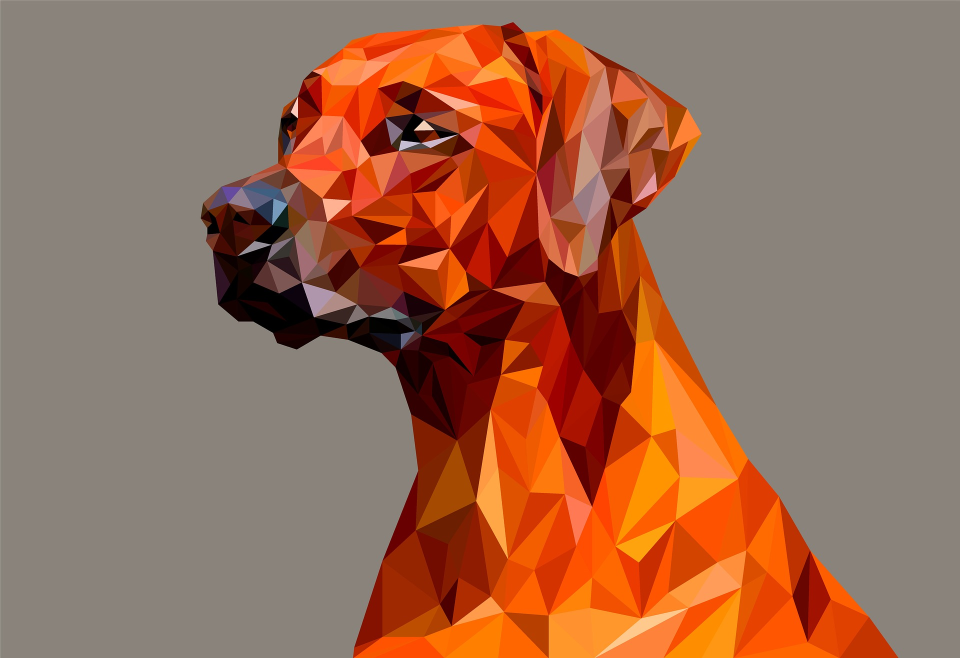
#> input picture images/dog.jpg, 1920 x 1316 px, found by its file name (shown at 1/2 size)
$ jupyter execute preprocess_image.ipynb   (shell and % lines are left out)
#> lines starting #> are read from the running program, lines starting #| are printed output that depends on the picture; after the words box and inside, x2 and y2 are one past the last pixel; in counts of white or black regions, pixels touching at a corner belong together
<a href="https://colab.research.google.com/github/JaledMC/Learning-Artificial-Vision/blob/master/preprocess_image.ipynb" target="_parent"></a>

## Smoothing the image

Sometimes, smoothing the borders to prevent noise on the eges is needed.

[cell 1]
#Import the libraries

import cv2
import numpy as np
import matplotlib.pyplot as plt

## Download images

To use the github images, first download the image to local folder.

[cell 2]
from PIL import Image
import requests
from io import BytesIO

response = requests.get('https://raw.githubusercontent.com/JaledMC/Learning-Artificial-Vision/master/images/dog.jpg')
img = Image.open(BytesIO(response.content))
#> img is the input picture: PIL image 1920x1316 RGB; mean R, G, B 155.1, 106.1, 82.3
img.save("origami.png")
# Represent the image
fig, axes = plt.subplots(1, 1, figsize=(8, 8))
axes.imshow(img)
axes.set_title('Original')
plt.axis("off");

image = cv2.imread('origami.png')
image = cv2.cvtColor(image, cv2.COLOR_BGR2RGB)
image_gray = cv2.cvtColor(image, cv2.COLOR_BGR2GRAY)
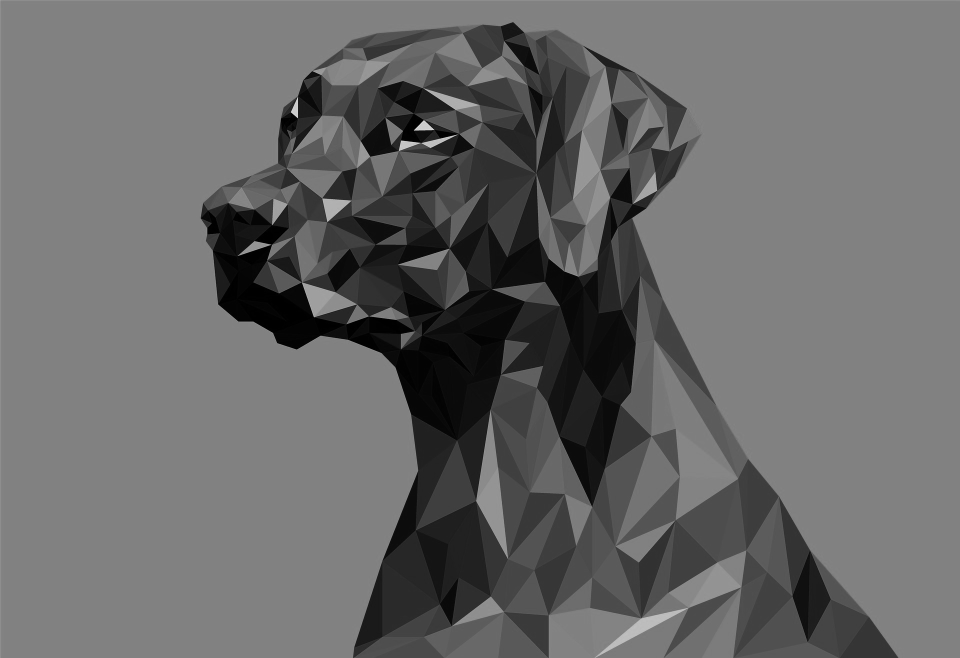
#> image_gray: shape (1316, 1920) (shown at 1/2 size); min 0, max 243, mean 104.3

[cell 3]
# low pass filter smooth the image changing the values for the kernel area average
kernel = np.ones((15, 15),np.float32)/225 # area to calculate the average
smoothed = cv2.filter2D(image,-1, kernel)  # src, depth(-1 same as the src), area
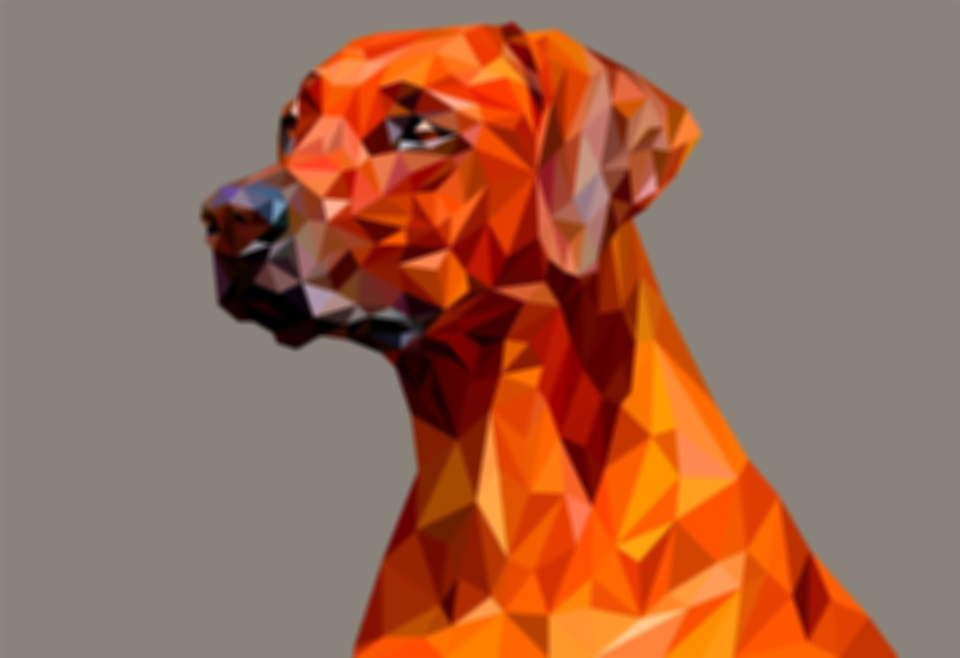
#> smoothed: shape (1316, 1920, 3) (shown at 1/2 size); mean R, G, B 155.1, 106.1, 82.2
# same concept with gaussian operation
blur = cv2.GaussianBlur(image, (15, 15), 0)  # src, area, deviation
# central element of the kernel is changedwith the median value of the area
median = cv2.medianBlur(image, 15)  # src, area
# like gaussian, but transform only pixels with same intensity values. Because of that,
# is highly effective in noise removal while keeping edges sharp
bilateral = cv2.bilateralFilter(image, 15, 75, 75)

"""d	Diameter of each pixel neighborhood that is used during filtering. If it is non-positive, it is computed from sigmaSpace.
sigmaColor	Filter sigma in the color space. A larger value of the parameter means that farther colors within the pixel neighborhood (see sigmaSpace) will be mixed together, resulting in larger areas of semi-equal color.
sigmaSpace	Filter sigma in the coordinate space. A larger value of the parameter means that farther pixels will influence each other as long as their colors are close enough (see sigmaColor ). When d>0, it specifies the neighborhood size regardless of sigmaSpace. Otherwise, d is proportional to sigmaSpace.
"""
fig, axes = plt.subplots(1, 4, figsize=(24, 24))
axes[0].imshow(smoothed, cmap='gray', vmin=0, vmax=255)
axes[0].set_title('LP filter')
axes[1].imshow(blur, cmap='gray', vmin=0, vmax=255)
axes[1].set_title('Blur')
axes[2].imshow(median, cmap='gray', vmin=0, vmax=255)
axes[2].set_title('Median')
axes[3].imshow(bilateral, cmap='gray', vmin=0, vmax=255)
axes[3].set_title('Bilateral')

for ax in axes:
    ax.set_xticks([])
    ax.set_yticks([])
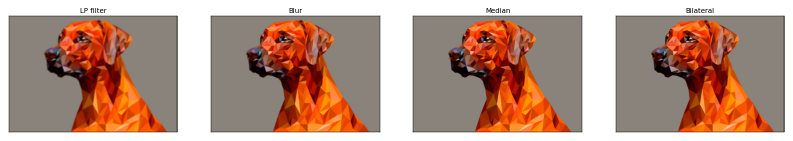
#> figure drawn by matplotlib, 4 panels

## Morphological Transformations

To remove the noise, or fill holes in the image. Usually a couple of iterations are needed.

[cell 4]
_, mask = cv2.threshold(image_gray, 70, 255, cv2.THRESH_BINARY)
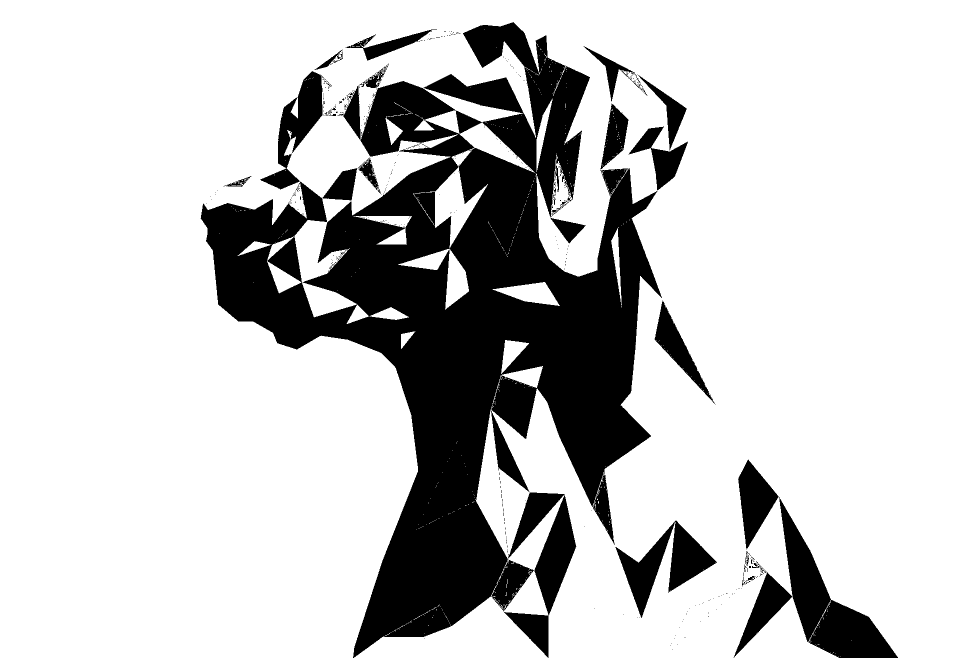
#> mask: shape (1316, 1920) (shown at 1/2 size); 78% white; 455 black regions (422 under 20 px), largest, box (x1, y1, x2, y2) and area: (401, 44, 1324, 1316) 453353, (1558, 994, 1796, 1316) 24098, (1008, 985, 1153, 1316) 17893

# Represent the image
fig, axes = plt.subplots(1, 1, figsize=(12, 12))
axes.imshow(mask)
axes.set_title('Mask')
plt.axis("off");

[cell 5]
kernel = np.ones((5,5),np.float32)/225
erosion = cv2.erode(mask, kernel, iterations = 1)
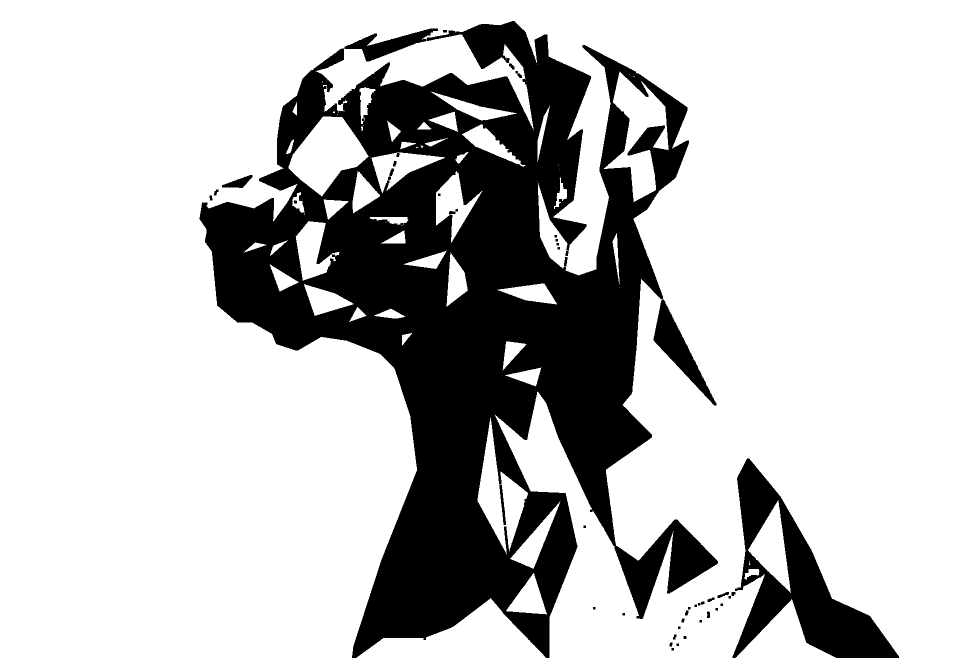
#> erosion: shape (1316, 1920) (shown at 1/2 size); 75.4% white; 47 black regions, largest, box (x1, y1, x2, y2) and area: (399, 42, 1436, 1316) 564005, (1465, 917, 1798, 1316) 43581, (1307, 599, 1433, 811) 7121
dilation = cv2.dilate(mask, kernel, iterations = 1)
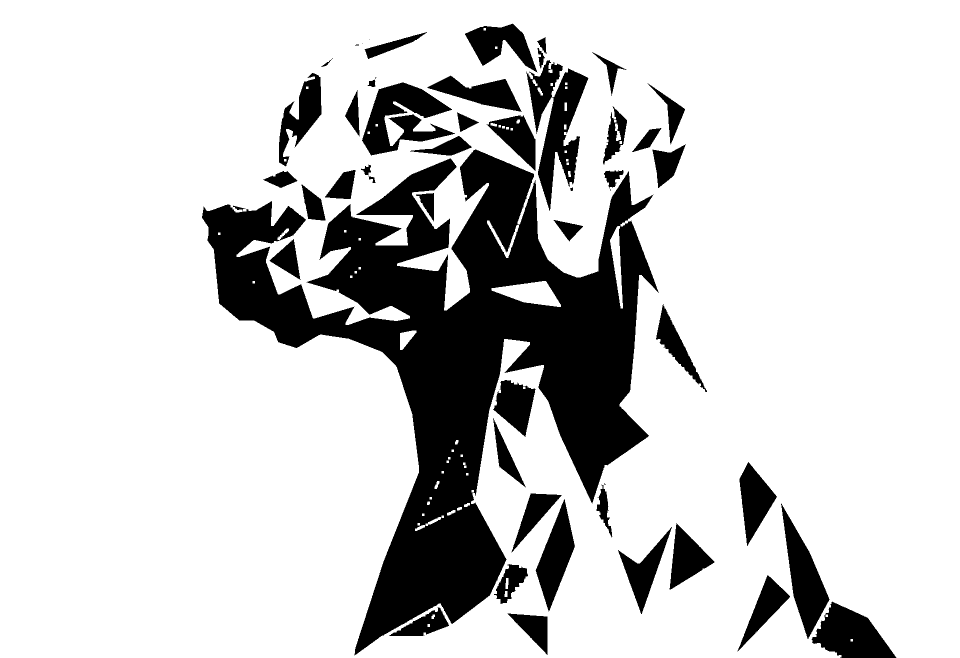
#> dilation: shape (1316, 1920) (shown at 1/2 size); 80.7% white; 52 black regions (7 under 20 px), largest, box (x1, y1, x2, y2) and area: (404, 299, 1318, 1311) 328043, (1053, 120, 1177, 422) 15940, (724, 165, 910, 311) 13416
opening = cv2.morphologyEx(mask, cv2.MORPH_OPEN, kernel)
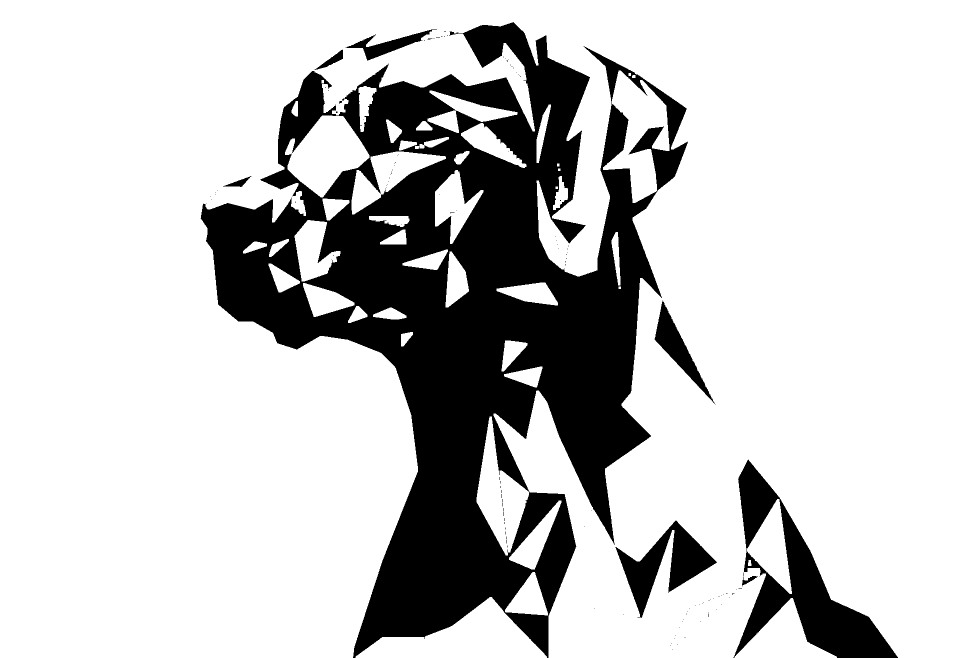
#> opening: shape (1316, 1920) (shown at 1/2 size); 77.6% white; 134 black regions (125 under 20 px), largest, box (x1, y1, x2, y2) and area: (401, 44, 1376, 1316) 502236, (1467, 919, 1796, 1316) 38382, (1231, 1041, 1434, 1236) 13614
closing = cv2.morphologyEx(mask, cv2.MORPH_CLOSE, kernel)
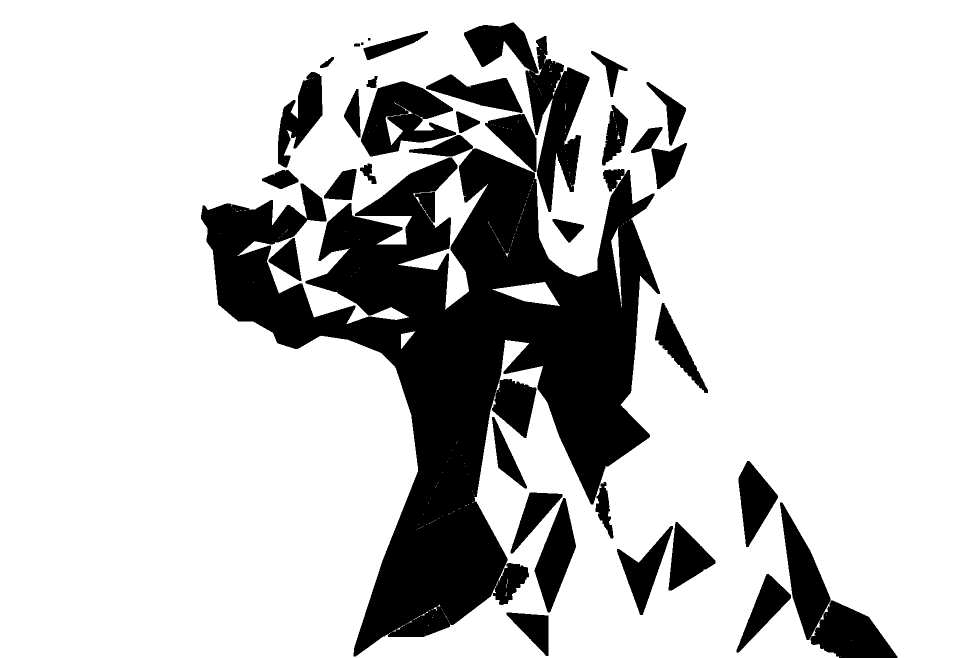
#> closing: shape (1316, 1920) (shown at 1/2 size); 78.3% white; 36 black regions, largest, box (x1, y1, x2, y2) and area: (402, 297, 1320, 1313) 370627, (928, 45, 1179, 424) 28804, (1560, 1005, 1795, 1316) 23821

fig, axes = plt.subplots(1, 5, figsize=(24, 16))
axes[0].imshow(erosion, cmap='gray', vmin=0, vmax=255)
axes[0].set_title('Erosion')
axes[1].imshow(dilation, cmap='gray', vmin=0, vmax=255)
axes[1].set_title('Dilation')
axes[2].imshow(opening, cmap='gray', vmin=0, vmax=255)
axes[2].set_title('Opening')
axes[3].imshow(closing, cmap='gray', vmin=0, vmax=255)
axes[3].set_title('Closing')

for ax in axes:
    ax.set_xticks([])
    ax.set_yticks([])
